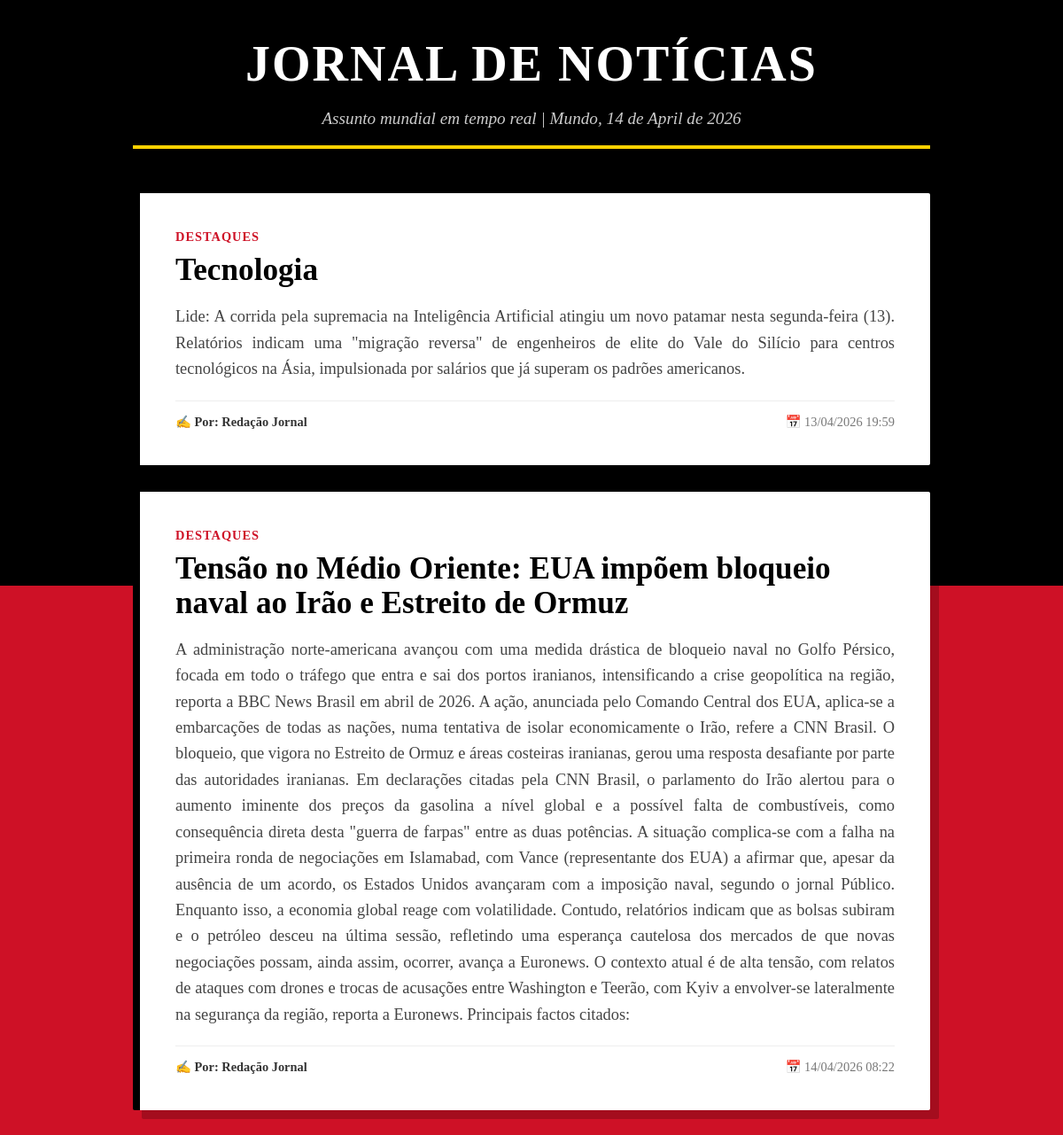
The page / on the database its author committed.
### noticias/models.py (models this page shows, shortened)
class Artigo(models.Model):
    titulo = models.CharField(max_length=200)
    corpo = models.TextField()
    data_publicacao = models.DateTimeField(auto_now_add=True)

### noticias/views.py (the view)
# urls.py: path('', views.lista_artigos, name='lista_artigos'),
def lista_artigos(request):
    artigos = Artigo.objects.all()
    return render(request, 'noticias/lista.html', {'artigos': artigos})

### noticias/templates/noticias/lista.html (shortened to what this page needs)
<!DOCTYPE html>
<html lang="pt">
<head>
</head>
<body>
    <div class="wrapper">
        <header>
            <h1>Jornal de Notícias</h1>
            <p>Assunto  mundial em tempo real | Mundo, {% now "d \d\e F \d\e Y" %}</p>
        </header>
        <div class="container">
            {% for artigo in artigos %}
                <article class="noticia-card">
                    <span class="categoria">Destaques </span>
                    <h2>{{ artigo.titulo }}</h2>
                    <p>{{ artigo.corpo }}</p>
                    <div class="meta-info">
                        <span class="autor">✍️ Por: Redação Jornal</span>
                        <span>📅 {{ artigo.data_publicacao|date:"d/m/Y H:i" }}</span>
                    </div>
                </article>
            {% empty %}
                <div class="vazio">
                    <h2>Sem notícias de última hora.</h2>
                    <p>Por favor, aceda ao painel administrativo para publicar novos artigos.</p>
                </div>
            {% endfor %}
        </div>
    </div>
</body>
</html>

### noticias/templates/noticias/lista.html (style rules this page uses)
body { margin: 0; padding: 0; background: linear-gradient(180deg, #000000 50%, #CE1126 50%); background-attachment: fixed; font-family: 'Georgia', serif; color: #333; }
.wrapper { padding: 40px 20px; min-height: 100vh; }
header { text-align: center; color: white; margin-bottom: 50px; border-bottom: 4px solid #FFD100; max-width: 900px; margin-left: auto; margin-right: auto; }
header h1 { font-size: 3.5em; margin: 0; text-transform: uppercase; letter-spacing: 2px; }
header p { font-style: italic; font-size: 1.2em; color: #ccc; }
.container { max-width: 900px; margin: 0 auto; }
.noticia-card { background: #fff; margin-bottom: 30px; padding: 40px; border-radius: 2px; box-shadow: 10px 10px 0px rgba(0,0,0,0.2); border-left: 8px solid #000; }
.categoria { text-transform: uppercase; color: #CE1126; font-weight: bold; font-size: 0.9em; letter-spacing: 1px; }
.noticia-card h2 { font-size: 2.2em; margin: 10px 0; color: #000; line-height: 1.1; }
.noticia-card p { font-size: 1.15em; line-height: 1.6; color: #444; text-align: justify; }
.meta-info { margin-top: 20px; padding-top: 15px; border-top: 1px solid #eee; font-size: 0.9em; color: #777; display: flex; justify-content: space-between; }
.autor { font-weight: bold; color: #333; }

### rows shown on the page
Artigo: titulo "Tecnologia", corpo "Lide: A corrida pela supremacia na Inteligência Artificial atingiu um novo patamar nesta segunda-feira (13). Relatórios indicam uma \"migração reversa\" de engenheiros de elite do Vale do Silício para centros tecnológicos na Ásia, impulsionada por salários que já superam os padrões americanos.", data_publicacao "13/04/2026 19:59"
Artigo: titulo "Tensão no Médio Oriente: EUA impõem bloqueio naval ao Irão e Estreito de Ormuz", corpo "A administração norte-americana avançou com uma medida drástica de bloqueio naval no Golfo Pérsico, focada em todo o tráfego que entra e sai dos portos iranianos, intensificando a crise geopolítica na região, reporta a BBC News Brasil em abril de 2026. A ação, anunciada pelo Comando Central dos EUA, aplica-se a embarcações de todas as nações, numa tentativa de isolar economicamente o Irão, refere a CNN Brasil. O bloqueio, que vigora no Estreito de Ormuz e áreas costeiras iranianas, gerou uma resposta desafiante por parte das autoridades iranianas. Em declarações citadas pela CNN Brasil, o parlamento do Irão alertou para o aumento iminente dos preços da gasolina a nível global e a possível…", data_publicacao "14/04/2026 08:22"
